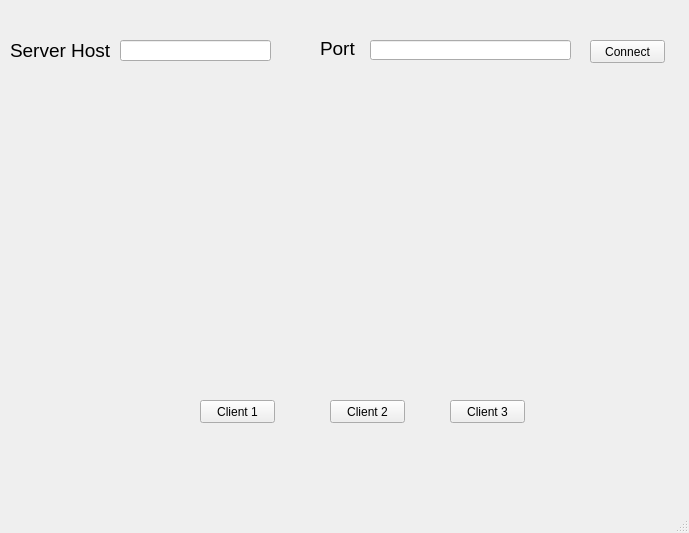
<?xml version="1.0" encoding="UTF-8"?>
<ui version="4.0">
 <class>MainWindow</class>
 <widget class="QMainWindow" name="MainWindow">
  <property name="geometry">
   <rect>
    <x>0</x>
    <y>0</y>
    <width>689</width>
    <height>533</height>
   </rect>
  </property>
  <property name="windowTitle">
   <string>MainWindow</string>
  </property>
  <widget class="QWidget" name="centralwidget">
   <widget class="QLabel" name="label">
    <property name="geometry">
     <rect>
      <x>10</x>
      <y>30</y>
      <width>101</width>
      <height>41</height>
     </rect>
    </property>
    <property name="font">
     <font>
      <pointsize>14</pointsize>
     </font>
    </property>
    <property name="text">
     <string>Server Host</string>
    </property>
   </widget>
   <widget class="QLineEdit" name="lineEdit">
    <property name="geometry">
     <rect>
      <x>120</x>
      <y>40</y>
      <width>151</width>
      <height>21</height>
     </rect>
    </property>
   </widget>
   <widget class="QLabel" name="label_2">
    <property name="geometry">
     <rect>
      <x>320</x>
      <y>40</y>
      <width>51</width>
      <height>16</height>
     </rect>
    </property>
    <property name="font">
     <font>
      <pointsize>14</pointsize>
     </font>
    </property>
    <property name="text">
     <string>Port</string>
    </property>
   </widget>
   <widget class="QLineEdit" name="lineEdit_2">
    <property name="geometry">
     <rect>
      <x>370</x>
      <y>40</y>
      <width>201</width>
      <height>20</height>
     </rect>
    </property>
   </widget>
   <widget class="QPushButton" name="pushButton">
    <property name="geometry">
     <rect>
      <x>590</x>
      <y>40</y>
      <width>75</width>
      <height>23</height>
     </rect>
    </property>
    <property name="text">
     <string>Connect</string>
    </property>
   </widget>
   <widget class="QStackedWidget" name="stackedWidget">
    <property name="geometry">
     <rect>
      <x>80</x>
      <y>110</y>
      <width>531</width>
      <height>211</height>
     </rect>
    </property>
    <property name="currentIndex">
     <number>0</number>
    </property>
    <widget class="QWidget" name="page"/>
    <widget class="QWidget" name="page_2"/>
    <widget class="QWidget" name="page_3"/>
   </widget>
   <widget class="QPushButton" name="pushButton_2">
    <property name="geometry">
     <rect>
      <x>200</x>
      <y>400</y>
      <width>75</width>
      <height>23</height>
     </rect>
    </property>
    <property name="text">
     <string>Client 1</string>
    </property>
   </widget>
   <widget class="QPushButton" name="pushButton_3">
    <property name="geometry">
     <rect>
      <x>330</x>
      <y>400</y>
      <width>75</width>
      <height>23</height>
     </rect>
    </property>
    <property name="text">
     <string>Client 2</string>
    </property>
   </widget>
   <widget class="QPushButton" name="pushButton_4">
    <property name="geometry">
     <rect>
      <x>450</x>
      <y>400</y>
      <width>75</width>
      <height>23</height>
     </rect>
    </property>
    <property name="text">
     <string>Client 3</string>
    </property>
   </widget>
  </widget>
  <widget class="QMenuBar" name="menubar">
   <property name="geometry">
    <rect>
     <x>0</x>
     <y>0</y>
     <width>689</width>
     <height>21</height>
    </rect>
   </property>
  </widget>
  <widget class="QStatusBar" name="statusbar"/>
 </widget>
 <resources/>
 <connections/>
</ui>
